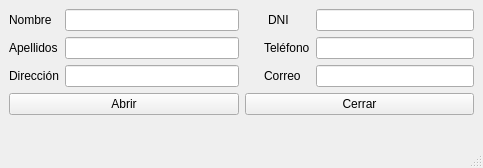
<?xml version="1.0" encoding="UTF-8"?>
<ui version="4.0">
 <class>MainWindow</class>
 <widget class="QMainWindow" name="MainWindow">
  <property name="geometry">
   <rect>
    <x>0</x>
    <y>0</y>
    <width>483</width>
    <height>168</height>
   </rect>
  </property>
  <property name="windowTitle">
   <string>MainWindow</string>
  </property>
  <widget class="QWidget" name="centralwidget">
   <layout class="QGridLayout" name="gridLayout">
    <item row="0" column="0">
     <layout class="QFormLayout" name="formLayout">
      <item row="0" column="0">
       <widget class="QLabel" name="nombreLabel">
        <property name="text">
         <string>Nombre</string>
        </property>
        <property name="margin">
         <number>0</number>
        </property>
        <property name="indent">
         <number>-1</number>
        </property>
       </widget>
      </item>
      <item row="0" column="1">
       <widget class="QLineEdit" name="nombreLineEdit"/>
      </item>
      <item row="1" column="0">
       <widget class="QLabel" name="apellidosLabel">
        <property name="text">
         <string>Apellidos</string>
        </property>
        <property name="indent">
         <number>-1</number>
        </property>
       </widget>
      </item>
      <item row="1" column="1">
       <widget class="QLineEdit" name="apellidosLineEdit"/>
      </item>
      <item row="2" column="0">
       <widget class="QLabel" name="direcciNLabel">
        <property name="text">
         <string>Dirección</string>
        </property>
       </widget>
      </item>
      <item row="2" column="1">
       <widget class="QLineEdit" name="direcciNLineEdit"/>
      </item>
      <item row="3" column="0" colspan="2">
       <widget class="QPushButton" name="pushButton">
        <property name="text">
         <string>Abrir</string>
        </property>
       </widget>
      </item>
     </layout>
    </item>
    <item row="0" column="1">
     <layout class="QFormLayout" name="formLayout_2">
      <item row="0" column="1">
       <widget class="QLineEdit" name="nombreLineEdit_2"/>
      </item>
      <item row="1" column="0">
       <widget class="QLabel" name="apellidosLabel_2">
        <property name="text">
         <string>Teléfono</string>
        </property>
        <property name="indent">
         <number>19</number>
        </property>
       </widget>
      </item>
      <item row="1" column="1">
       <widget class="QLineEdit" name="apellidosLineEdit_2"/>
      </item>
      <item row="2" column="0">
       <widget class="QLabel" name="direcciNLabel_2">
        <property name="text">
         <string>Correo</string>
        </property>
        <property name="indent">
         <number>19</number>
        </property>
       </widget>
      </item>
      <item row="2" column="1">
       <widget class="QLineEdit" name="direcciNLineEdit_2"/>
      </item>
      <item row="3" column="0" colspan="2">
       <widget class="QPushButton" name="pushButton_2">
        <property name="text">
         <string>Cerrar</string>
        </property>
       </widget>
      </item>
      <item row="0" column="0">
       <widget class="QLabel" name="nombreLabel_2">
        <property name="layoutDirection">
         <enum>Qt::RightToLeft</enum>
        </property>
        <property name="text">
         <string>DNI</string>
        </property>
        <property name="indent">
         <number>23</number>
        </property>
       </widget>
      </item>
     </layout>
    </item>
   </layout>
  </widget>
  <widget class="QMenuBar" name="menubar">
   <property name="geometry">
    <rect>
     <x>0</x>
     <y>0</y>
     <width>483</width>
     <height>22</height>
    </rect>
   </property>
  </widget>
  <widget class="QStatusBar" name="statusbar"/>
 </widget>
 <tabstops>
  <tabstop>nombreLineEdit</tabstop>
  <tabstop>nombreLineEdit_2</tabstop>
  <tabstop>apellidosLineEdit</tabstop>
  <tabstop>apellidosLineEdit_2</tabstop>
  <tabstop>direcciNLineEdit</tabstop>
  <tabstop>direcciNLineEdit_2</tabstop>
  <tabstop>pushButton</tabstop>
  <tabstop>pushButton_2</tabstop>
 </tabstops>
 <resources/>
 <connections/>
</ui>
